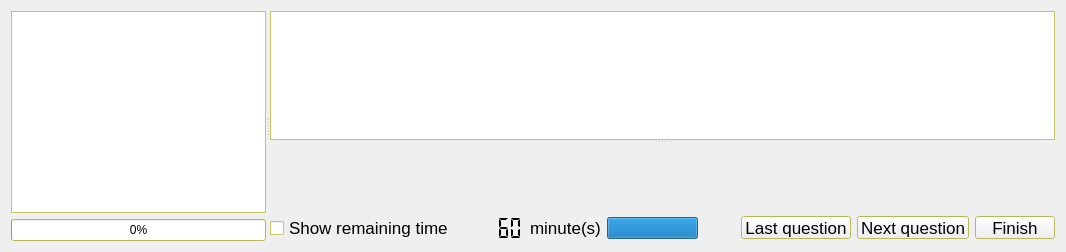
      <widget class="QWidget" name="testPage">
       <layout class="QHBoxLayout">
        <property name="spacing">
         <number>6</number>
        </property>
        <item>
         <widget class="MTSplitter" name="testPageSplitter">
          <property name="palette">
           <palette>
            <active>
             <colorrole role="Base">
              <brush brushstyle="SolidPattern">
               <color alpha="255">
                <red>255</red>
                <green>255</green>
                <blue>255</blue>
               </color>
              </brush>
             </colorrole>
             <colorrole role="Window">
              <brush brushstyle="SolidPattern">
               <color alpha="255">
                <red>255</red>
                <green>255</green>
                <blue>127</blue>
               </color>
              </brush>
             </colorrole>
            </active>
            <inactive>
             <colorrole role="Base">
              <brush brushstyle="SolidPattern">
               <color alpha="255">
                <red>255</red>
                <green>255</green>
                <blue>255</blue>
               </color>
              </brush>
             </colorrole>
             <colorrole role="Window">
              <brush brushstyle="SolidPattern">
               <color alpha="255">
                <red>255</red>
                <green>255</green>
                <blue>127</blue>
               </color>
              </brush>
             </colorrole>
            </inactive>
            <disabled>
             <colorrole role="Base">
              <brush brushstyle="SolidPattern">
               <color alpha="255">
                <red>255</red>
                <green>255</green>
                <blue>127</blue>
               </color>
              </brush>
             </colorrole>
             <colorrole role="Window">
              <brush brushstyle="SolidPattern">
               <color alpha="255">
                <red>255</red>
                <green>255</green>
                <blue>127</blue>
               </color>
              </brush>
             </colorrole>
            </disabled>
           </palette>
          </property>
          <property name="orientation">
           <enum>Qt::Horizontal</enum>
          </property>
          <property name="childrenCollapsible">
           <bool>false</bool>
          </property>
          <widget class="QWidget" name="layoutWidget_1">
           <layout class="QVBoxLayout">
            <item>
             <widget class="QListWidget" name="LQListWidget">
              <property name="sizePolicy">
               <sizepolicy hsizetype="Preferred" vsizetype="Expanding">
                <horstretch>0</horstretch>
                <verstretch>0</verstretch>
               </sizepolicy>
              </property>
              <property name="minimumSize">
               <size>
                <width>100</width>
                <height>0</height>
               </size>
              </property>
             </widget>
            </item>
            <item>
             <widget class="QProgressBar" name="progressBar">
              <property name="sizePolicy">
               <sizepolicy hsizetype="Preferred" vsizetype="Fixed">
                <horstretch>0</horstretch>
                <verstretch>0</verstretch>
               </sizepolicy>
              </property>
              <property name="minimumSize">
               <size>
                <width>100</width>
                <height>0</height>
               </size>
              </property>
              <property name="value">
               <number>0</number>
              </property>
              <property name="alignment">
               <set>Qt::AlignHCenter</set>
              </property>
              <property name="orientation">
               <enum>Qt::Horizontal</enum>
              </property>
             </widget>
            </item>
           </layout>
          </widget>
          <widget class="QWidget" name="layoutWidget_2">
           <layout class="QVBoxLayout">
            <property name="spacing">
             <number>6</number>
            </property>
            <item>
             <widget class="MTSplitter" name="questionTextSvgSplitter">
              <property name="orientation">
               <enum>Qt::Vertical</enum>
              </property>
              <widget class="QTextBrowser" name="questionTextBrowser">
               <property name="font">
                <font>
                 <pointsize>15</pointsize>
                </font>
               </property>
              </widget>
              <widget class="MTMultiSvgWidget" name="svgDisplayWidget" native="true">
               <property name="minimumSize">
                <size>
                 <width>0</width>
                 <height>59</height>
                </size>
               </property>
              </widget>
             </widget>
            </item>
            <item>
             <widget class="AnswersView" name="answersView" native="true"/>
            </item>
            <item>
             <layout class="QHBoxLayout">
              <property name="spacing">
               <number>6</number>
              </property>
              <item>
               <widget class="QCheckBox" name="showRemainingTimeCheckBox">
                <property name="font">
                 <font>
                  <pointsize>13</pointsize>
                 </font>
                </property>
                <property name="text">
                 <string>Show remaining time</string>
                </property>
               </widget>
              </item>
              <item>
               <widget class="QLCDNumber" name="remainingTimeLcdNumber">
                <property name="frameShape">
                 <enum>QFrame::NoFrame</enum>
                </property>
                <property name="segmentStyle">
                 <enum>QLCDNumber::Flat</enum>
                </property>
                <property name="intValue" stdset="0">
                 <number>60</number>
                </property>
               </widget>
              </item>
              <item>
               <widget class="QLabel" name="label_minutes">
                <property name="font">
                 <font>
                  <pointsize>13</pointsize>
                 </font>
                </property>
                <property name="text">
                 <string>minute(s)</string>
                </property>
               </widget>
              </item>
              <item>
               <widget class="QProgressBar" name="remainingTimeProgressBar">
                <property name="value">
                 <number>100</number>
                </property>
                <property name="textVisible">
                 <bool>false</bool>
                </property>
                <property name="orientation">
                 <enum>Qt::Horizontal</enum>
                </property>
               </widget>
              </item>
              <item>
               <spacer>
                <property name="orientation">
                 <enum>Qt::Horizontal</enum>
                </property>
                <property name="sizeHint" stdset="0">
                 <size>
                  <width>40</width>
                  <height>20</height>
                 </size>
                </property>
               </spacer>
              </item>
              <item>
               <widget class="QPushButton" name="btnLast">
                <property name="maximumSize">
                 <size>
                  <width>16777215</width>
                  <height>23</height>
                 </size>
                </property>
                <property name="font">
                 <font>
                  <pointsize>13</pointsize>
                 </font>
                </property>
                <property name="text">
                 <string>Last question</string>
                </property>
                <property name="icon">
                 <iconset resource="resources.qrc">
                  <normaloff>:/images/images/back.png</normaloff>:/images/images/back.png</iconset>
                </property>
                <property name="iconSize">
                 <size>
                  <width>20</width>
                  <height>20</height>
                 </size>
                </property>
               </widget>
              </item>
              <item>
               <widget class="QPushButton" name="btnNext">
                <property name="maximumSize">
                 <size>
                  <width>16777215</width>
                  <height>23</height>
                 </size>
                </property>
                <property name="font">
                 <font>
                  <pointsize>13</pointsize>
                 </font>
                </property>
                <property name="text">
                 <string>Next question</string>
                </property>
                <property name="icon">
                 <iconset resource="resources.qrc">
                  <normaloff>:/images/images/forward.png</normaloff>:/images/images/forward.png</iconset>
                </property>
                <property name="iconSize">
                 <size>
                  <width>20</width>
                  <height>20</height>
                 </size>
                </property>
               </widget>
              </item>
              <item>
               <widget class="QPushButton" name="btnFinish">
                <property name="maximumSize">
                 <size>
                  <width>16777215</width>
                  <height>23</height>
                 </size>
                </property>
                <property name="font">
                 <font>
                  <pointsize>13</pointsize>
                 </font>
                </property>
                <property name="text">
                 <string>Finish</string>
                </property>
                <property name="icon">
                 <iconset resource="resources.qrc">
                  <normaloff>:/images/images/button_ok.png</normaloff>:/images/images/button_ok.png</iconset>
                </property>
                <property name="iconSize">
                 <size>
                  <width>20</width>
                  <height>20</height>
                 </size>
                </property>
               </widget>
              </item>
             </layout>
            </item>
           </layout>
          </widget>
         </widget>
        </item>
       </layout>
      </widget>
